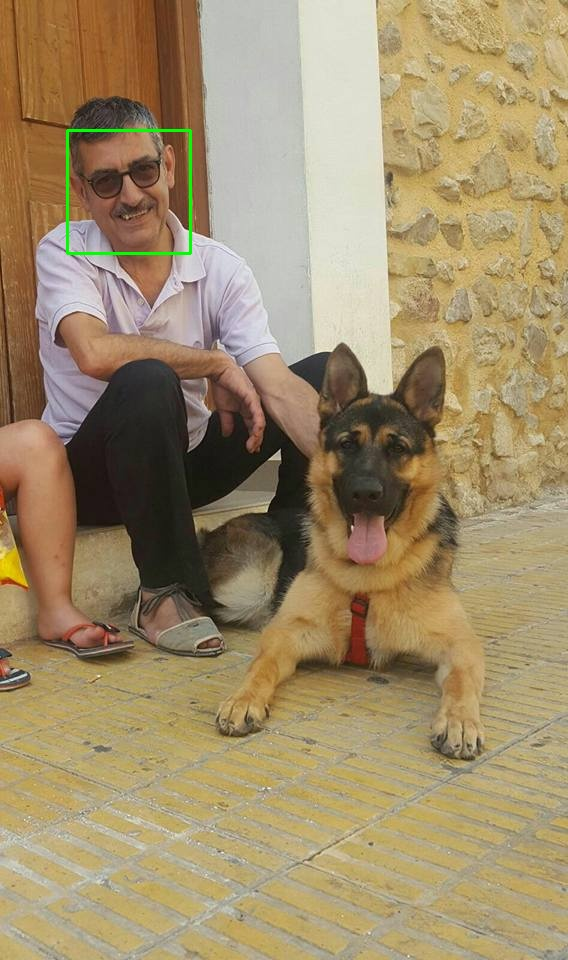
#> input picture faced_image.jpg, 568 x 960 px
$ python face_recognition.py faced_image.jpg
#> lines starting #> are read from the running program, lines starting #| are printed output that depends on the picture; after the words box and inside, x2 and y2 are one past the last pixel; in counts of white or black regions, pixels touching at a corner belong together
import cv2
import sys
import ntpath
import os

# Get user supplied values
imagePath = sys.argv[1]
fileName = ntpath.basename(imagePath)
cascPath = "haarcascade_frontalface_default.xml"

# Create the haar cascade
faceCascade = cv2.CascadeClassifier(cascPath)

# Read the image and convert it to gray
image = cv2.imread(imagePath)
#> image is the input picture: shape (960, 568, 3); mean B, G, R 106.3, 141.5, 160.2
gray = cv2.cvtColor(image, cv2.COLOR_BGR2GRAY)
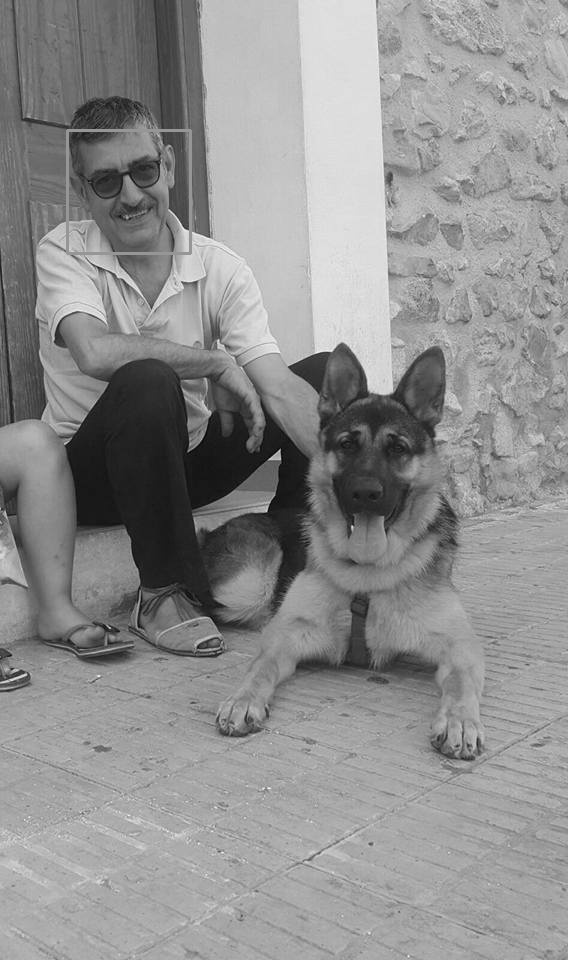
#> gray: shape (960, 568); min 0, max 248, mean 143.1

# Detect faces in the image (change scaleFactor if needed)
faces = faceCascade.detectMultiScale(
    gray,
    scaleFactor=1.2,
    minNeighbors=5,
    minSize=(30, 30),
    flags = cv2.CASCADE_SCALE_IMAGE
)
#> faces = [[67, 130, 123, 123]]

print("Found {0} faces!".format(len(faces)))
#| Found 1 faces!

# Draw a rectangle around the faces
for (x, y, w, h) in faces:
    cv2.rectangle(image, (x, y), (x+w, y+h), (0, 255, 0), 2)
#> this loop made 1 pass
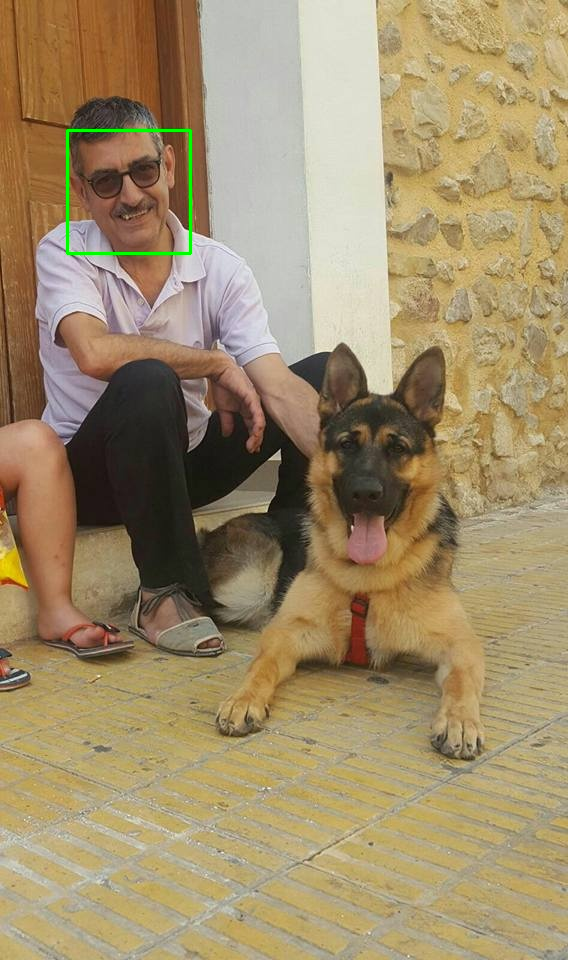
#> image: shape (960, 568, 3); 0.27% of pixels changed, all inside (x1, y1, x2, y2) = (66, 129, 192, 255)

cv2.imshow("Faces found", image)

# Split complete filename for extracting base name and extension
fileParts = os.path.splitext(fileName)

# Save image with detected faces
cv2.imwrite("output/" + fileParts[0] + "_faced" + fileParts[1], image)
